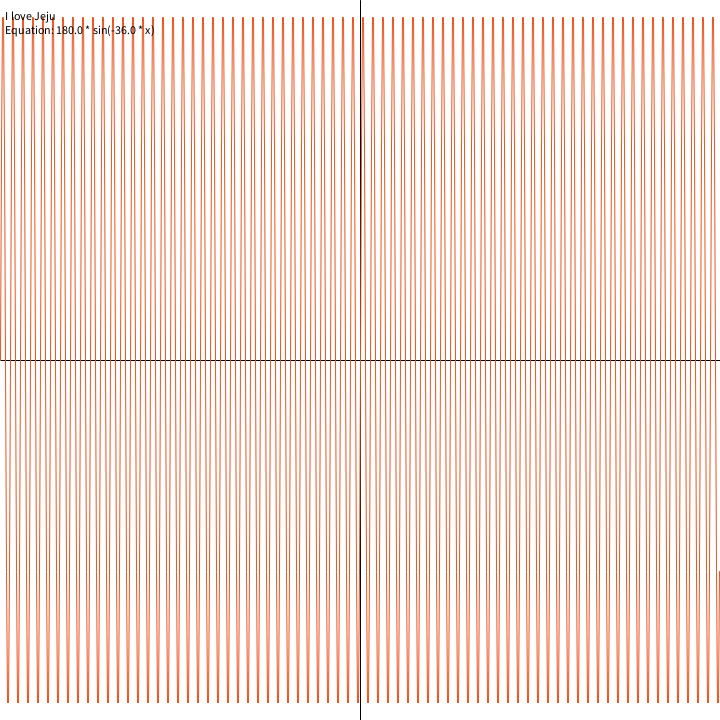
Frame 1 (no input)
Frame 60 (the mouse pressed at the canvas centre just before this capture): identical to frame 1, image omitted
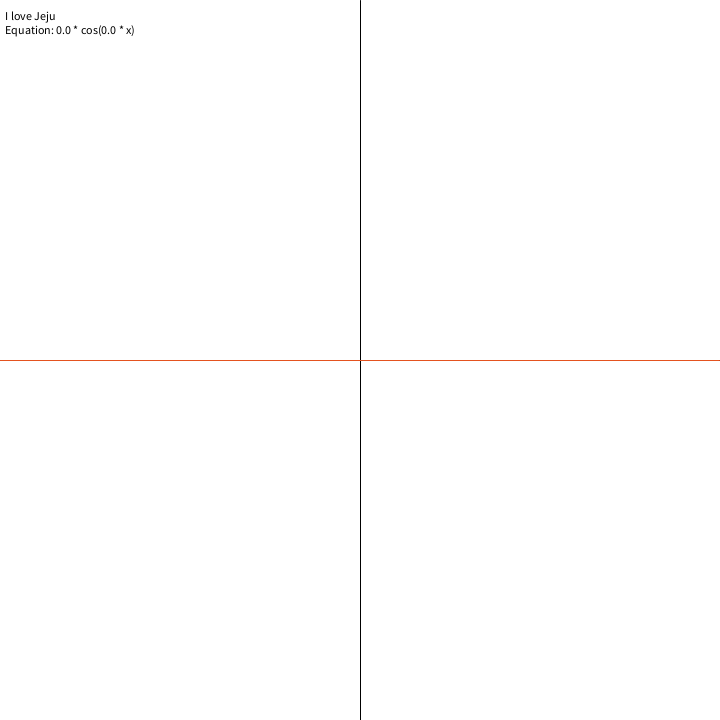
Frame 120 (the mouse held since frame 60 and released just before this capture)

The Processing sketch that drew these frames (run headless with seeded random() and noise(); from frame 60 on, the mouse is pressed at the canvas centre):

// Processing sketch: ex3_math
// ── ex3_math.pde

String what = "sin";

void setup(){
  size(720,720);
}

void draw(){
  background(255);
  stroke(0);
  strokeWeight(1);
  line(width/2,0,width/2,height);
  line(0,height/2,width,height/2);
  stroke(233,84,32);
  float mx = mouseX - (width/2);
  float my = height - mouseY - (height/2);
  float[] lastPoint = new float[2];
  lastPoint[0] = -1*(width/2);
  lastPoint[1] = round(my*sin((mx/10)*0));
  for(int x = 0 - width/2; x < width/2; x++){
    double newY = 0;
    if(what=="sin")
      newY = my*sin(radians((mx/10)*x));
    if(what=="cos")
      newY = my*cos(radians((mx/10)*x));
      
    line(lastPoint[0]+width/2,lastPoint[1]+height/2,x+width/2,(float)newY+height/2);
    lastPoint[0] = x;
    lastPoint[1] = round((float)newY);
  }
  fill(0);
  text("I love Jeju\nEquation: "+(my/2)+" * "+what+"("+(mx/10)+" * x)",5,20);
}

void mousePressed(){
  if(what=="sin"){
    what="cos";
  }
  else if(what=="cos"){
    what="sin";
  }
}
